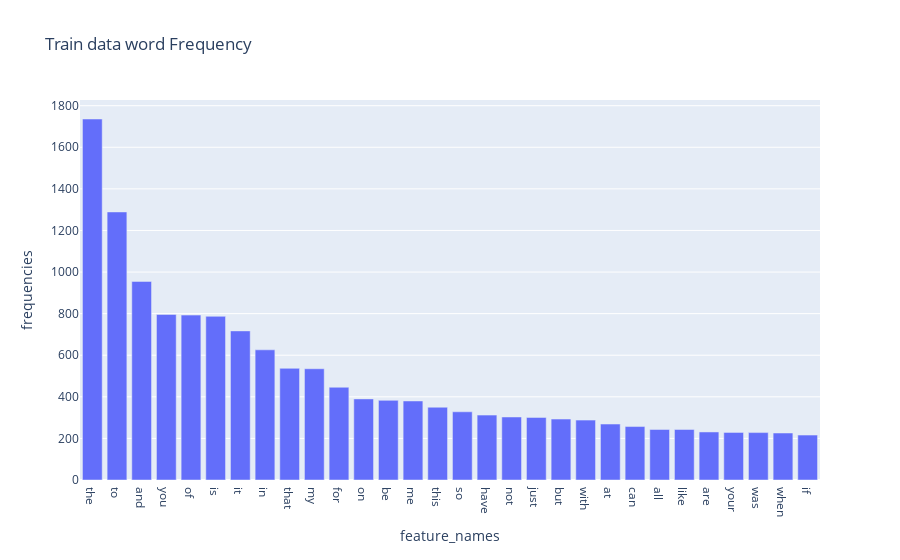

This figure's notebook cell:
### Code cell
fig = px.bar(top_30, x='feature_names', y='frequencies', title="Train data word Frequency")
fig.show()

### Figure 1 — Plotly figure (JSON) as saved in the notebook; plotly's stock layout.template omitted (floating-point values rounded to 4 significant figures)
{"data": [{"alignmentgroup": "True", "hovertemplate": "feature_names=%{x}<br>frequencies=%{y}<extra></extra>", "legendgroup": "", "marker": {"color": "#636efa", "pattern": {"shape": ""}}, "name": "", "offsetgroup": "", "orientation": "v", "showlegend": false, "textposition": "auto", "type": "bar", "x": ["the", "to", "and", "you", "of", "is", "it", "in", "that", "my", "for", "on", "be", "me", "this", "so", "have", "not", "just", "but", "with", "at", "can", "all", "like", "are", "your", "was", "when", "if"], "xaxis": "x", "y": [1736, 1289, 955, 796, 793, 787, 717, 626, 537, 535, 446, 390, 383, 380, 350, 328, 312, 303, 301, 293, 288, 269, 257, 243, 243, 231, 229, 228, 226, 216], "yaxis": "y"}], "layout": {"barmode": "relative", "legend": {"tracegroupgap": 0}, "title": {"text": "Train data word Frequency"}, "xaxis": {"anchor": "y", "domain": [0, 1], "title": {"text": "feature_names"}}, "yaxis": {"anchor": "x", "domain": [0, 1], "title": {"text": "frequencies"}}}}
